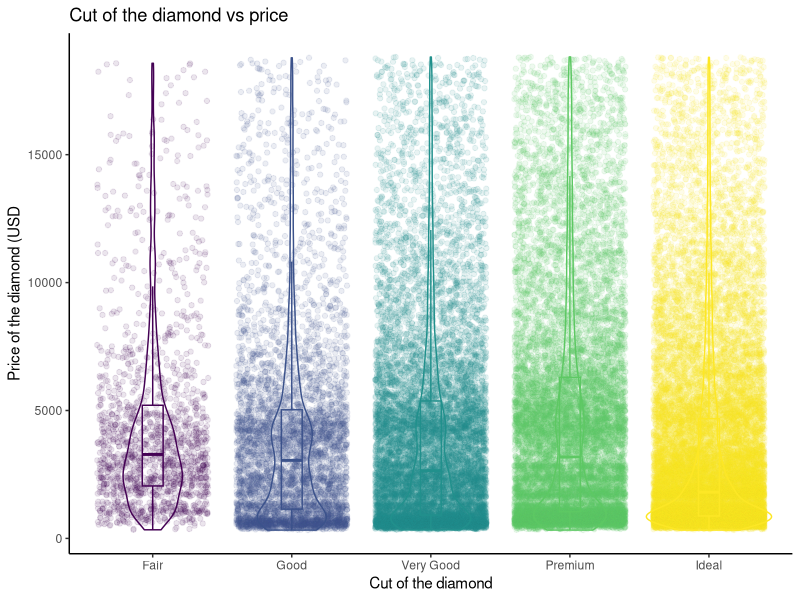

This chart was generated by the following R code:
# Combining both boxplot and violin plots in one.

library(tidyverse)
diamonds_df <- diamonds

diamonds_df %>% 
  ggplot(aes(x = cut, y = price, color = cut)) +
  geom_point(position = "jitter", alpha = 0.1)+
  geom_boxplot(alpha = 0, width = 0.15) +
  geom_violin(alpha = 0) +
  theme_classic() +
  theme(legend.position = "none") +
  labs(x = "Cut of the diamond",
       y = "Price of the diamond (USD",
       title = "Cut of the diamond vs price")
